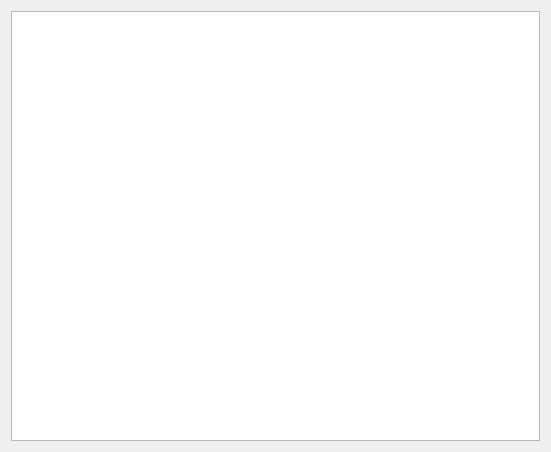
<?xml version="1.0" encoding="UTF-8"?>
<ui version="4.0">
 <class>StreamStatsWindow</class>
 <widget class="QWidget" name="StreamStatsWindow">
  <property name="geometry">
   <rect>
    <x>0</x>
    <y>0</y>
    <width>551</width>
    <height>452</height>
   </rect>
  </property>
  <property name="windowTitle">
   <string>Stream Statistics</string>
  </property>
  <layout class="QHBoxLayout">
   <item>
    <widget class="XTableView" name="streamStats">
     <property name="contextMenuPolicy">
      <enum>Qt::ActionsContextMenu</enum>
     </property>
     <property name="selectionBehavior">
       <enum>QAbstractItemView::SelectRows</enum>
     </property>
     <property name="whatsThis">
      <string>Oops! We don't seem to have any stream statistics for the requested port(s)

Wait a little bit to see if they appear, otherwise verify your stream stats configuration</string>
     </property>
    </widget>
   </item>
  </layout>
  <action name="actionShowDetails">
   <property name="checkable">
    <bool>true</bool>
   </property>
   <property name="text">
    <string>Show Details</string>
   </property>
  </action>
 </widget>
 <customwidgets>
  <customwidget>
   <class>XTableView</class>
   <extends>QTableView</extends>
   <header>xtableview.h</header>
  </customwidget>
 </customwidgets>
 <resources/>
 <connections/>
</ui>
